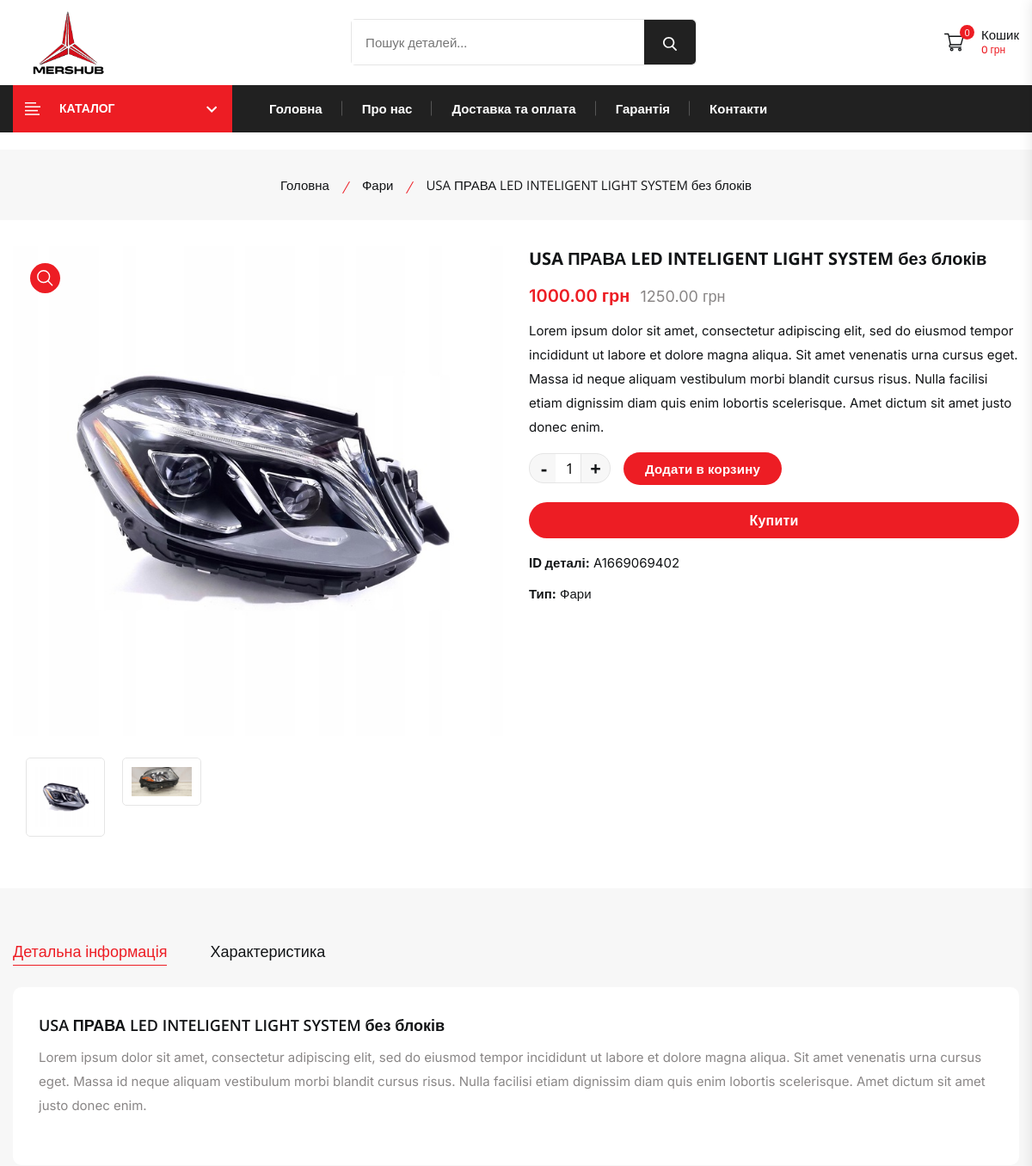
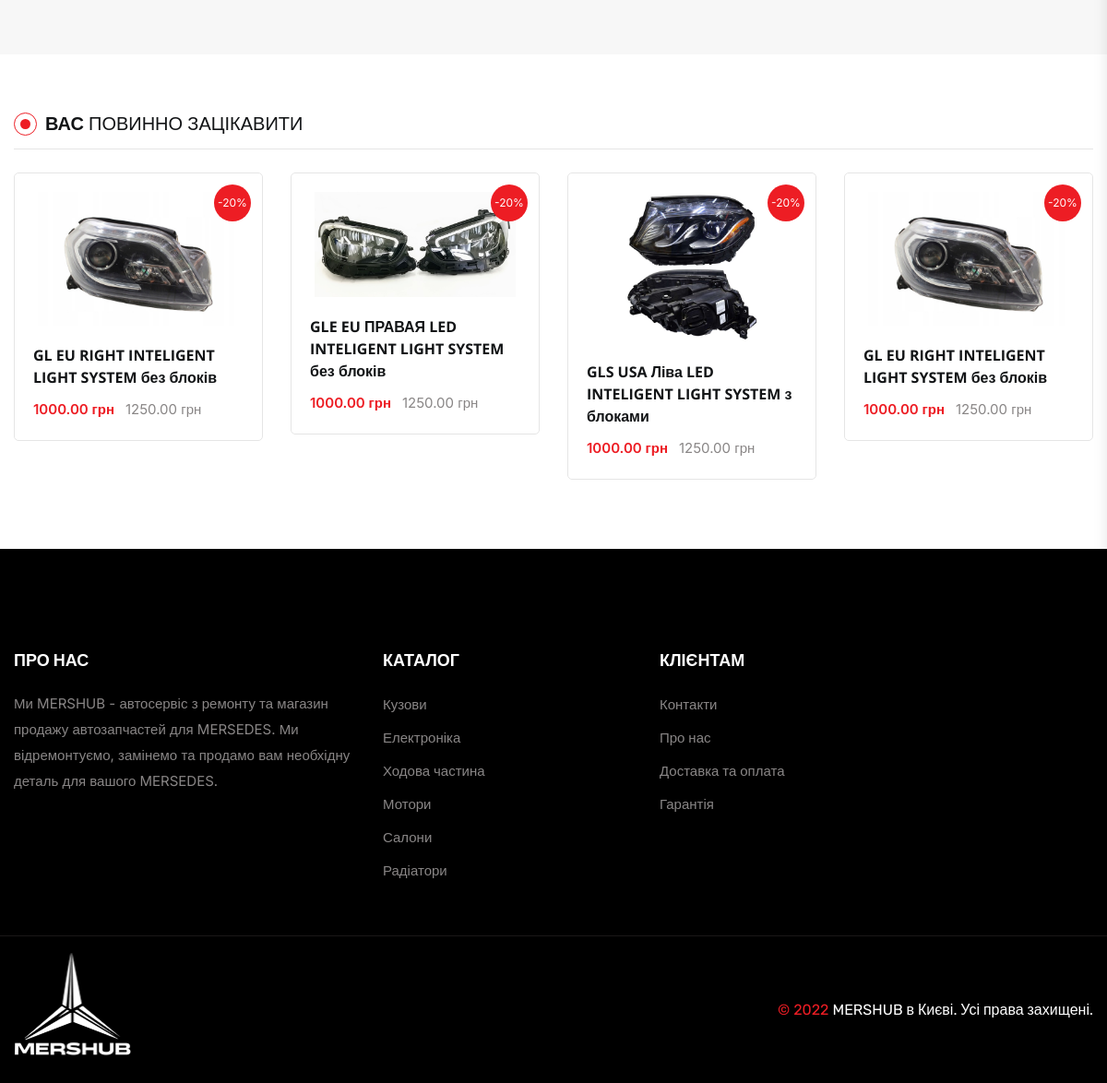
Screenshot of /shop/usa-prava-led-inteligent-light-system-bez-blokiv with the database file from the repository (2 pictures, top to bottom).
### shop/models.py (models this page shows, shortened)
class Product(models.Model):
    id = models.CharField(max_length=15, primary_key=True, db_index=True, unique=True)
    category = models.ForeignKey(Category, on_delete=models.CASCADE, verbose_name='Категория')
    name = models.CharField(max_length=150,  verbose_name='Название детали')
    slug = models.SlugField(max_length=150)
    price = models.DecimalField(max_digits=10, decimal_places=2, verbose_name='Цена')
    is_special = models.BooleanField(default=False, verbose_name='Скидка')
    old_price = models.DecimalField(max_digits=10, blank=True, null=True, decimal_places=2, verbose_name='Старая цена')
    description = models.TextField(blank=True, verbose_name='Описание')
    remark = models.TextField(blank=True, verbose_name='Примечание')
    image = models.ImageField(upload_to=f'images/products/', verbose_name='Фотография')
    count = models.IntegerField(verbose_name='Количество на складе')
    used_quantity = models.IntegerField(verbose_name='Количество Б/У на складе')
    available = models.BooleanField(default=True, verbose_name='Наличие')
    best_seller = models.BooleanField(default=False, verbose_name='Найболее продаваемое')
    new_in = models.BooleanField(default=False, verbose_name='Новинка')
    created = models.DateTimeField(auto_now_add=True, verbose_name='Создано')
    update = models.DateTimeField(auto_now=True, verbose_name='Обновлено')
    class Meta:
        verbose_name = 'Деталь'
        verbose_name_plural = 'Детали'
        index_together = ('slug', )
        ordering = ('id', 'name', '-created')
    @property
    def price_percentage(self):
        return 100 * (self.old_price - self.price) / self.old_price

class Category(models.Model):
    name = models.CharField(max_length=100, db_index=True, verbose_name='Название категории')
    slug = models.SlugField(max_length=100)
    image = models.ImageField(upload_to='images/category/', verbose_name='Фотография категории')
    icon = models.ImageField(upload_to='images/category/icons/', null=True, verbose_name='Иконка категории')
    subcategory = models.ForeignKey('Category', on_delete=models.CASCADE, null=True, blank=True, verbose_name='Категория')
    class Meta:
        verbose_name = 'Категория'
        verbose_name_plural = 'Категории'
        index_together = ('slug', )
        ordering = ('name', )

class ProductImages(models.Model):
    product = models.ForeignKey(Product, on_delete=models.CASCADE, verbose_name='Деталь')
    image = models.ImageField(upload_to=f'images/products/', verbose_name='Фотография')
    class Meta:
        verbose_name = 'Фотография детали'
        verbose_name_plural = 'Фотографии деталей'

### shop/views.py (the view)
# urls.py: path('shop/<slug:slug>', ProductDetailView.as_view(), name='product')
class ProductDetailView(DetailView):
    template_name = 'product.html'
    context_object_name = 'product'
    model = Product
    queryset = Product.objects.all().select_related('category')
    def get_context_data(self, **kwargs):
        cart = Cart(self.request)
        context = super().get_context_data(**kwargs)
        product = self.get_object()
        images = ProductImages.objects.filter(product=product)
        products_be_like = Product.objects.exclude(id=product.id)\
            .filter(category=product.category)
        context['images'] = images
        context['products_be_like'] = products_be_like
        context['cart'] = cart
        return context

### cart/cart.py (called while the page is built)
    def get_total_price(self):
        return sum(float(item['price']) * item['count'] for item in self.cart.values())

    def __len__(self):
        return sum(item['count'] for item in self.cart.values())

### shop/templates/product.html (shortened to what this page needs)
{% extends 'base_shop.html' %}
{% load static %}
{% block content %}
        <main class="main__content_wrapper">
        <section class="breadcrumb__section breadcrumb__bg">
            <div class="container">
                <div class="row row-cols-1">
                    <div class="col">
                        <div class="breadcrumb__content text-center">
                            <ul class="breadcrumb__content--menu d-flex justify-content-center">
                                <li class="breadcrumb__content--menu__items"><a href="{% url 'shop:homepage' %}">Головна</a></li>
                                <li class="breadcrumb__content--menu__items"><a href="{% url 'shop:products_by_category' slug_category=product.category.slug %}">{{ product.category.name }}</a></li>
                                <li class="breadcrumb__content--menu__items"><span>{{ product.name }}</span></li>
                            </ul>
                        </div>
                    </div>
                </div>
            </div>
        </section>
        <section class="product__details--section section--padding">
            <div class="container">
                <div class="row row-cols-lg-2 row-cols-md-2">
                    <div class="col">
                        <div class="product__details--media">
                            <div class="single__product--preview  swiper mb-25">
                                <div class="swiper-wrapper">
                                    <div class="swiper-slide">
                                        <div class="product__media--preview__items">
                                            <a class="product__media--preview__items--link glightbox" data-gallery="product-media-preview" href="{{ product.image.url }}"><img class="product__media--preview__items--img" src="{{ product.image.url }}" alt="product-media-img"></a>
                                            <div class="product__media--view__icon">
                                                <a class="product__media--view__icon--link glightbox" href="{{ product.image.url }}" data-gallery="product-media-preview">
                                                </a>
                                            </div>
                                        </div>
                                    </div>
                                </div>
                            </div>
                            <div class="single__product--nav swiper">
                                <div class="swiper-wrapper">
                                    <div class="swiper-slide">
                                        <div class="product__media--nav__items">
                                            <img class="product__media--nav__items--img" src="{{ product.image.url }}" alt="product-nav-img">
                                        </div>
                                    </div>
                                {% if images %}
                                    {% for image in images %}
                                    <div class="swiper-slide">
                                        <div class="product__media--nav__items">
                                            <img class="product__media--nav__items--img" src="{{ image.image.url }}" alt="product-nav-img">
                                        </div>
                                    </div>
                                    {% endfor %}
                                {% endif %}
                                </div>
                            </div>
                        </div>
                    </div>
                    <div class="col">
                        <div class="product__details--info">
                            <form action="{% url 'cart:cart_add' product_slug=product.slug %}" method="GET">
                                <h2 class="product__details--info__title mb-15">{{ product.name }}</h2>
                                <div class="product__details--info__price mb-12">
                                    {% if product.is_special %}
                                        <span class="current__price">{{ product.price }} грн</span>
                                        <span class="old__price">{{ product.old_price }} грн</span>
                                    {% else %}
                                        <span class="old__price">{{ product.price }} грн</span>
                                    {% endif %}
                                </div>
                                <p class="product__details--info__desc mb-15">{{ product.description }}</p>
                                <div class="product__variant">
                                    <div class="product__variant--list quantity d-flex align-items-center mb-20">
                                        <div class="quantity__box">
                                            <button type="button" class="quantity__value quickview__value--quantity decrease" aria-label="quantity value" value="Decrease Value">-</button>
                                            <label>
                                                <input name="count" type="number" class="quantity__number quickview__value--number" value="1" data-counter />
                                            </label>
                                            <button type="button" class="quantity__value quickview__value--quantity increase" aria-label="quantity value" value="Increase Value">+</button>
                                        </div>
                                        <button class="primary__btn quickview__cart--btn" type="submit">Додати в корзину</button>
                                    </div>
                                    <div class="product__variant--list mb-15">
                                        <button class="variant__buy--now__btn primary__btn" type="submit">Купити</button>
                                    </div>
                                    <div class="product__variant--list mb-15">
                                        <div class="product__details--info__meta">
                                            <p class="product__details--info__meta--list"><strong>ID деталі:</strong>  <span>{{ product.id }}</span> </p>
                                            <p class="product__details--info__meta--list"><strong>Тип:</strong>  <span>{{ product.category.name }}</span> </p>
                                        </div>
                                    </div>
                                </div>
                            </form>
                        </div>
                    </div>
                </div>
            </div>
        </section>
        <section class="product__details--tab__section section--padding">
            <div class="container">
                <div class="row row-cols-1">
                    <div class="col">
                        <ul class="product__tab--one product__details--tab d-flex mb-30">
                            <li class="product__details--tab__list active" data-toggle="tab" data-target="#description">Детальна інформація</li>
                            <li class="product__details--tab__list" data-toggle="tab" data-target="#information">Характеристика</li>
                        </ul>
                        <div class="product__details--tab__inner border-radius-10">
                            <div class="tab_content">
                                <div id="description" class="tab_pane active show">
                                    <div class="product__tab--content">
                                        <div class="product__tab--content__step mb-30">
                                            <h2 class="product__tab--content__title h4 mb-10">{{ product.name }}</h2>
                                            <p class="product__tab--content__desc">{{ product.description }}</p>
                                        </div>
                                    </div>
                                </div>
                            </div>
                        </div>
                    </div>
                </div>
            </div>
        </section>
        <section class="product__section section--padding ">
            <div class="container">
                <div class="section__heading border-bottom mb-30">
                    <h2 class="section__heading--maintitle">Вас <span>повинно зацікавити</span></h2>
                </div>
                <div class="product__section--inner pb-15 product__swiper--activation swiper">
                    <div class="swiper-wrapper">
                        {% for item in products_be_like %}
                        <div class="swiper-slide">
                            <article class="product__card">
                                <div class="product__card--thumbnail">
                                    <a class="product__card--thumbnail__link display-block" href="{% url 'shop:product' slug=item.slug %}">
                                        <img class="product__card--thumbnail__img product__primary--img" src="{{ item.image.url }}" alt="product-img">
                                    </a>
                                    {% if product.is_special %}
                                        <span class="product__badge">-{{ product.price_percentage|floatformat:'0' }}%</span>
                                    {% endif %}
                                </div>
                                <div class="product__card--content">
                                    <h3 class="product__card--title"><a href="{% url 'shop:product' slug=item.slug %}">{{ item.name }}</a></h3>
                                    <div class="product__card--price">
                                        {% if product.is_special %}
                                            <span class="current__price">{{ product.price }} грн</span>
                                            <span class="old__price">{{ product.old_price }} грн</span>
                                        {% else %}
                                            <span class="old__price">{{ product.price }} грн</span>
                                        {% endif %}
                                    </div>
                                </div>
                            </article>
                        </div>
                        {% endfor %}
                    </div>
                </div>
            </div>
        </section>
    </main>
{% endblock %}

### rows the page displays
Product: category.name "Фари", name "USA ПРАВА LED INTELIGENT LIGHT SYSTEM без блоків", image (picture), price "1000.00", old_price "1250.00", description "Lorem ipsum dolor sit amet, consectetur adipiscing elit, sed do eiusmod tempor incididunt ut labore et dolore magna aliqua. Sit amet venenatis urna cursus eget. Massa id neque aliquam vestibulum morbi blandit cursus risus. Nulla facilisi etiam dignissim diam quis enim lobortis scelerisque. Amet dictum sit amet justo donec enim.", id "A1669069402", price_percentage "20"
ProductImages: image (picture)
Product: image (picture), name "GL EU RIGHT INTELIGENT LIGHT SYSTEM без блоків"
Product: image (picture), name "GLE EU ПРАВАЯ LED INTELIGENT LIGHT SYSTEM без блоків"
Product: image (picture), name "GLS USA Ліва LED INTELIGENT LIGHT SYSTEM з блоками"

### other values shown
{{ cart|length }} "0"
{{ cart.get_total_price }} "0"
